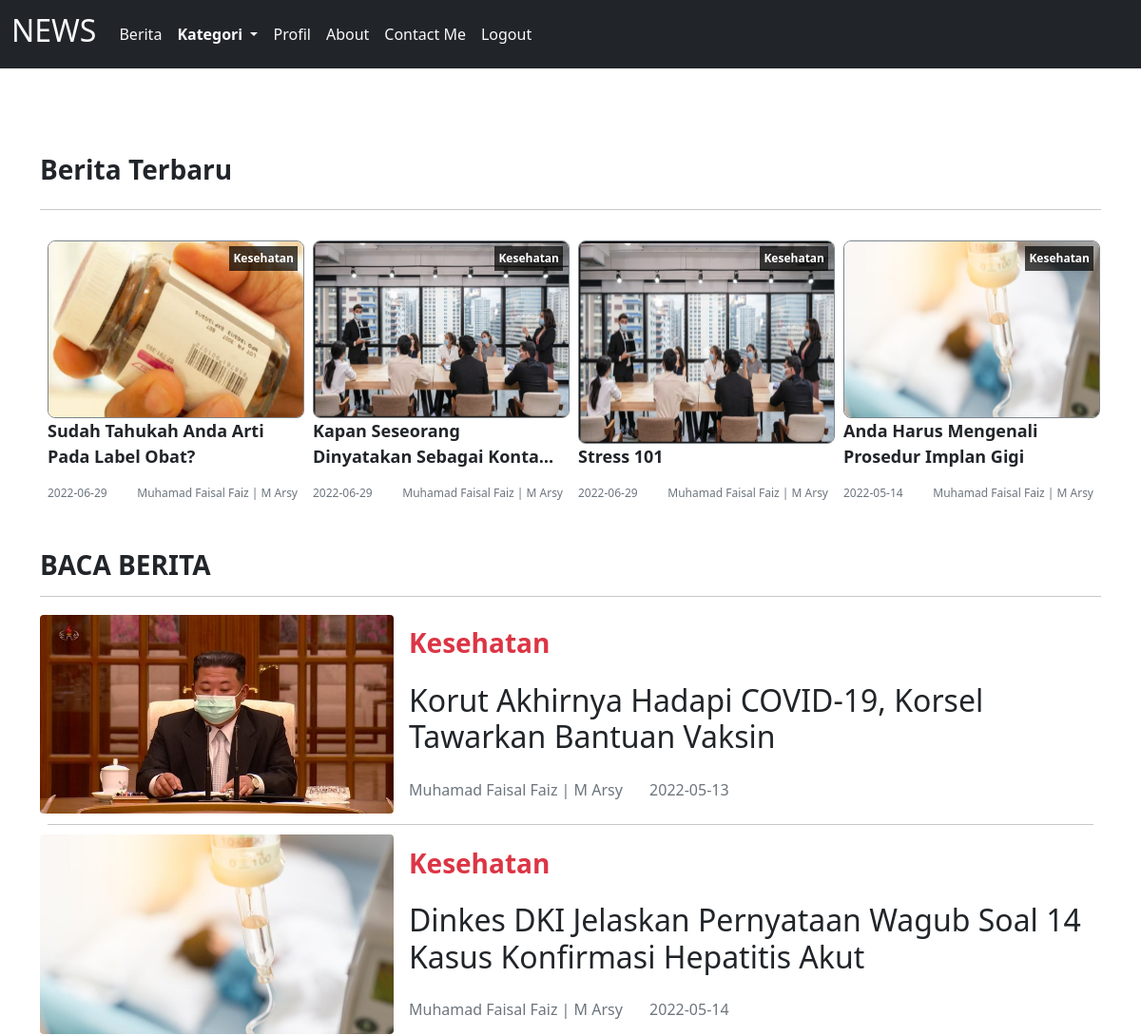
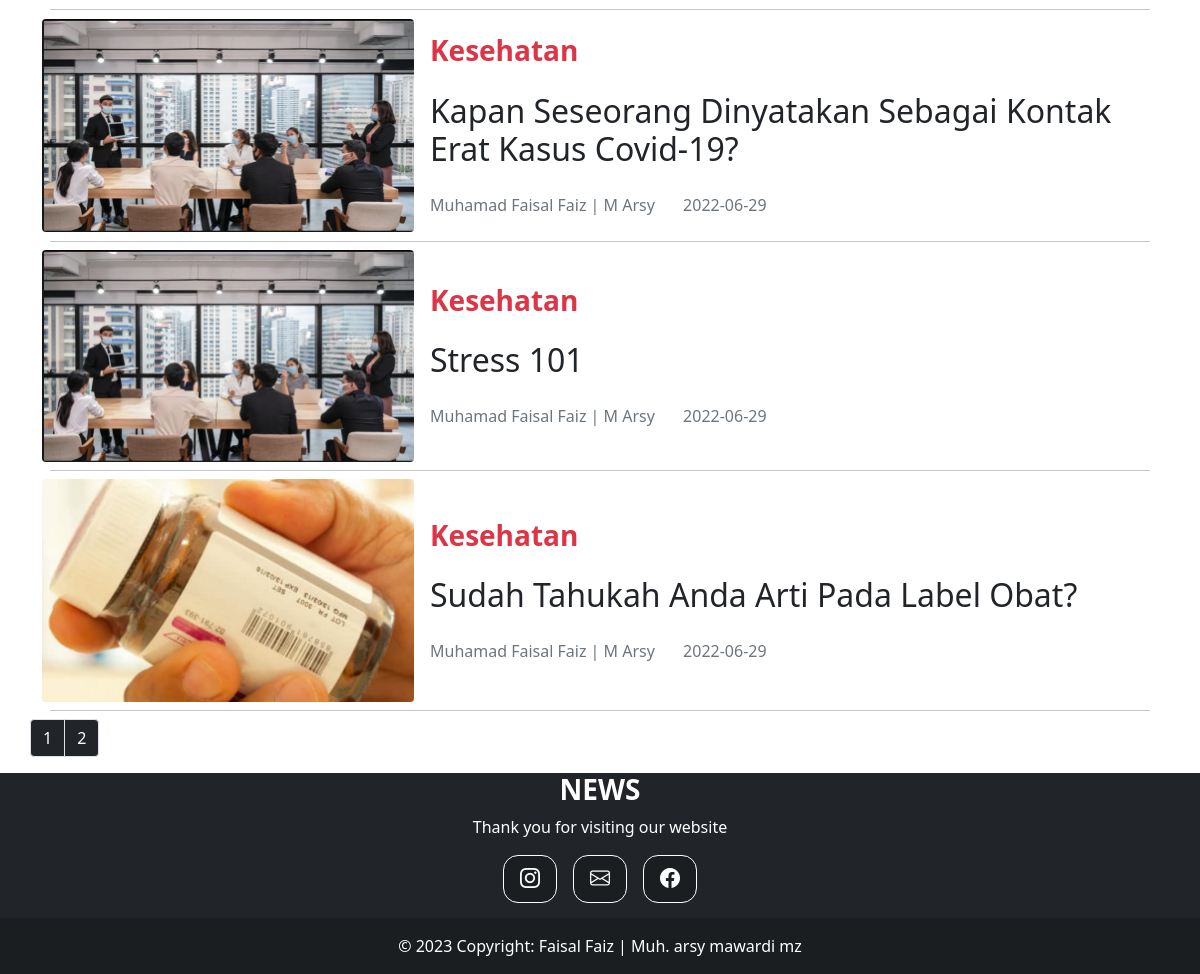
/kategorikesehatanpage.php (signed in), run on the app's committed database (2 pictures, top to bottom).
### tables this page shows
CREATE TABLE `berita` (
  `id_berita` int(11) NOT NULL,
  `id_kategori` int(11) NOT NULL,
  `judul_berita` varchar(255) NOT NULL,
  `penulis_berita` varchar(255) NOT NULL,
  `tgl_berita` date NOT NULL,
  `isi_berita` text NOT NULL,
  `gambar_berita` varchar(255) NOT NULL
);

CREATE TABLE `kategori` (
  `id_kategori` int(11) NOT NULL,
  `nama_kategori` varchar(255) NOT NULL
);

### kategorikesehatanpage.php (the view, shortened to what this page needs)
<?php
        include "koneksi.php";
        $id="kesehatan";
        $limit = 5;
          if (isset($_GET["page"])) {
	          $page  = $_GET["page"];
	        }
      	  else{
	          $page=1;
	        };
        $start_from = ($page-1) * $limit;
?>
<!DOCTYPE html>
<html lang="en">
<head>
     <link rel="stylesheet" href="css/bootstrap.min.css">
     <link rel="stylesheet" href="css/bootstrap.css">
     <link rel="stylesheet" href="assets/style/style.css">
     <link rel="stylesheet" href="https://cdn.jsdelivr.net/npm/bootstrap-icons@1.8.1/font/bootstrap-icons.css">
</head>
<body>
<nav class="navbar navbar-expand-lg navbar-light bg-dark ">
        <div class="container-fluid">
          <a class="navbar-brand text-light" href="#"><h2>NEWS</h2></a>
          <div class="collapse navbar-collapse" id="navbarNav">
            <ul class="navbar-nav justify-content-center">
              <li class="nav-item">
                <a class="nav-link text-light" href="user/indexuser.php">Berita</a>
              </li>
              <li class="nav-item dropdown">
               <a class="nav-link dropdown-toggle nav-link text-light fw-bold" href="#" id="navbarDropdownMenuLink" role="button" data-bs-toggle="dropdown" aria-expanded="false">
               Kategori
          </a>
              </li>
              <li class="nav-item">
                <a class="nav-link text-light" href="user/indexprofil.php">Profil</a>
              </li>
              <li class="nav-item">
                <a class="nav-link text-light" href="aboutpage.php">About</a>
              </li>
              <li class="nav-item">
                <a class="nav-link text-light" href="contactpage.php">Contact Me</a>
              </li>
              <li class="nav-item">
                <a class="nav-link text-light" href="logout.php">Logout</a>
              </li>
            </ul>
          </div>
        </div>
      </nav>
    <section id="content">
    <div class="container" style="margin-top:50px;">
    <div class="d-flex justify-content-between">
      <h3 class="fw-bold">Berita Terbaru</h3>
      </div>
      <hr>
    <div class="row row-cols-1 row-cols-md-3 row-cols-2 row-cols-lg-4 g-4 g-lg-3 m-0 w-100">
        <?php
            $query= $koneksi->query("SELECT * FROM berita INNER JOIN kategori ON berita.id_kategori=kategori.id_kategori WHERE nama_kategori='$id' ORDER BY tgl_berita DESC LIMIT 4");
            while ($data=mysqli_fetch_array($query))  {
        ?>
                <div class="col">
                    <div class="card border-0 h-100 mb-2 mb-md-4">
                        <span class="label-category p-1"><?=$data['nama_kategori']?></span>
                        <img src="images/<?=$data['gambar_berita']?>" alt="" class="thumbnail-latets" style="height:100%">
                        <div class="card-body p-0">
                            <p class="card-title-latets mb-2 mb-md-3 multi-line-truncate"><?=$data['judul_berita']?></p>
                            <div class="d-flex justify-content-between">
                                <small class="text-muted"><?= $data['tgl_berita']?></small>
                                <small class="text-muted"><?= $data['penulis_berita']?></small>
                            </div>
                        </div>
                    </div>
                </div>
                <?php
            }
                ?>
    </div>
             <div id="content-news" class="row" style="margin-top:50px;">
                <div class="col-12 col-md-12">
                    <h3 class="fw-bold">BACA BERITA</h3>
                    <hr>
                     <?php
                      $result = mysqli_query($koneksi,"SELECT * FROM berita INNER JOIN kategori ON berita.id_kategori=kategori.id_kategori WHERE nama_kategori='$id' ORDER BY id_berita DESC LIMIT $start_from, $limit");
                      while ($data=mysqli_fetch_array($result))  {
                      ?>
                      <div class="card border-0 w-100">
                          <div class="row g-0 align-items-center">
                            <div class="col-md-4 col-4 position-relative">
                                <img src="images/<?=$data['gambar_berita']?>" class="img-fluid rounded my-auto" style="width:400px; heigth:100%;">
                            </div>
                            <div class="col-md-8 col-8">
                                <div class="card-body p-2 p-md-3">
                                    <h3 class="text-danger fw-bold list-label"><?=$data['nama_kategori']?></h3>
                                    <h2 class="card-title multi-line-truncate list-judul my-lg-4"><?=$data['judul_berita']?></h2>
                                    <large class="text-muted penulis me-4"><?=$data['penulis_berita']?></large>
                                    <large class="text-muted"><?=$data['tgl_berita']?></large>
                                </div>
                            </div>
                         </div>
                        <hr class="m-2">
                    </div>
                      <?php
        }
        ?>
</div>
<?php
$result_db = mysqli_query($koneksi,"SELECT COUNT(*) as jumlah FROM berita WHERE id_kategori ='6'");
$row_db = mysqli_fetch_row($result_db);
$total_records = $row_db[0];
$total_pages = ceil($total_records / $limit);
$pagLink = "<ul class='pagination'>";
for ($i=1; $i<=$total_pages; $i++) {
              $pagLink .= "<li class='page-item'><a class='page-link bg-dark text-white' href='kategoriedukasipage.php?page=".$i."'>".$i."</a></li>";
}
echo $pagLink . "</ul>";
?>
            </div>
</div>
<?php
include "footer.php";
?>
    </body>
    </html>

### assets/style/style.css (style rules this page uses)
section#content { margin-top: 90px; }
small { font-size: 12px; }
.thumbnail-latets { width: 270px; height: 176px; border-radius: 8px; border: 1px solid #7D858C; }
.label-category { position: absolute; top: 6px; right: 0; font-weight: bold; background-color: rgba(0, 0, 0, .7); color: white; font-size: 12px; }
.card-title-latets { font-size: 18px; font-weight: bold; }
.multi-line-truncate { display: -webkit-box; -webkit-box-orient: vertical; -webkit-line-clamp: 2; overflow: hidden; }

### data on the page
berita: id_kategori.nama_kategori "Kesehatan", gambar_berita (picture), judul_berita "Sudah Tahukah Anda Arti Pada Label Obat?", tgl_berita "2022-06-29", penulis_berita "Muhamad Faisal Faiz | M Arsy"
berita: id_kategori.nama_kategori "Kesehatan", gambar_berita (picture), judul_berita "Kapan Seseorang Dinyatakan Sebagai…", tgl_berita "2022-06-29", penulis_berita "Muhamad Faisal Faiz | M Arsy", judul_berita "Kapan Seseorang Dinyatakan Sebagai Kontak Erat Kasus Covid-19?"
berita: id_kategori.nama_kategori "Kesehatan", gambar_berita (picture), judul_berita "Stress 101", tgl_berita "2022-06-29", penulis_berita "Muhamad Faisal Faiz | M Arsy"
berita: id_kategori.nama_kategori "Kesehatan", gambar_berita (picture), judul_berita "Anda Harus Mengenali Prosedur Implan Gigi", tgl_berita "2022-05-14", penulis_berita "Muhamad Faisal Faiz | M Arsy"
berita: gambar_berita (picture), id_kategori.nama_kategori "Kesehatan", judul_berita "Korut Akhirnya Hadapi COVID-19, Korsel Tawarkan Bantuan Vaksin", penulis_berita "Muhamad Faisal Faiz | M Arsy", tgl_berita "2022-05-13"
berita: gambar_berita (picture), id_kategori.nama_kategori "Kesehatan", judul_berita "Dinkes DKI Jelaskan Pernyataan Wagub Soal 14 Kasus Konfirmasi Hepatitis Akut", penulis_berita "Muhamad Faisal Faiz | M Arsy", tgl_berita "2022-05-14"
